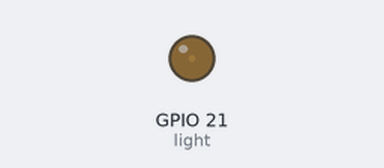
Bench run of a program on a simulated Raspberry Pi (BCM pin numbers). On the bench: output pins drawn as LEDs (lit = HIGH).

Above: at 0.05 s.
At 0.55 s:
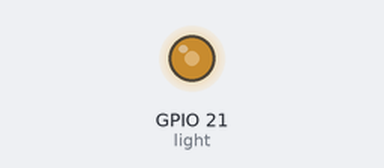
At 0.9 s:
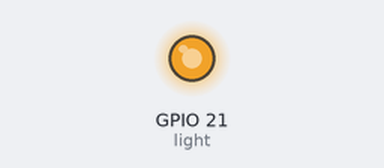
At 1.75 s:
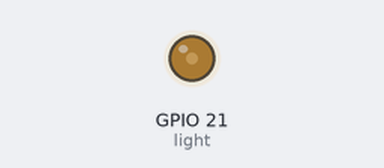
Timing chart, 0 to 4.6 s (numbered marks = the images above):
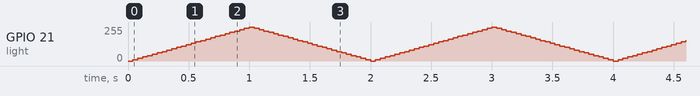

The program:

fade_led.py
```python
from signal import pause
from gpiozero import PWMLED

light = PWMLED(21) # create a PWMLED object called "led"

try:
    light.pulse()  # blink the LED with fade-in and fade-out time
    pause()        # pause the program

except KeyboardInterrupt:  # capture CTRL-C to prevent warning
    pass

finally:
    light.close()  # clean up the GPIO
```
